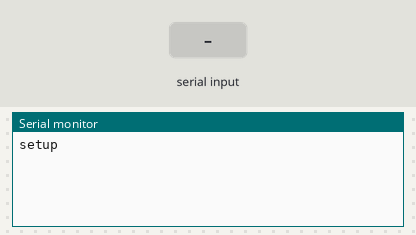
This sketch was run on a simulated Arduino Uno, built with avr-gcc and run on an emulated ATmega328P. Shown: the last lines printed to the serial monitor. The test bench sets the inputs (shaded band). No radio packets arrive unless stated.

Above: at 1.2 s.
1.3 s: "w" received over Serial
At 2.3 s:
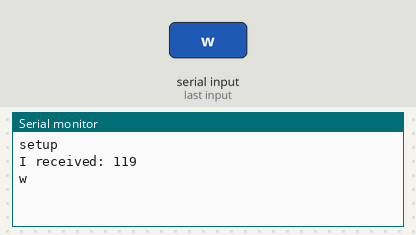
2.8 s: "s" received over Serial
At 3.4 s:
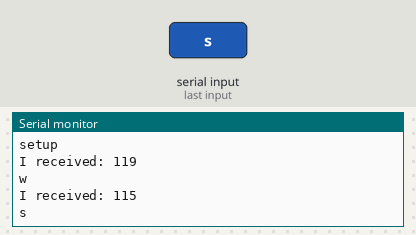
4.3 s: "a" received over Serial
At 5.5 s:
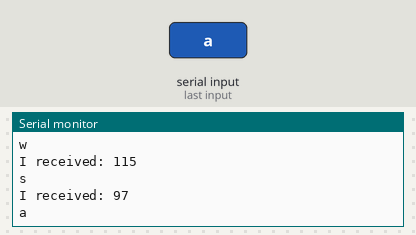
5.8 s: "d" received over Serial
At 6.9 s:
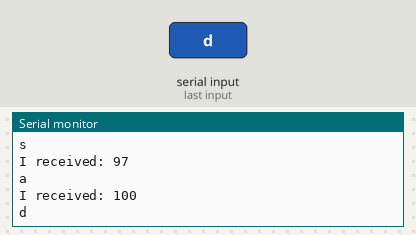
7.3 s: "1" received over Serial
At 8.0 s:
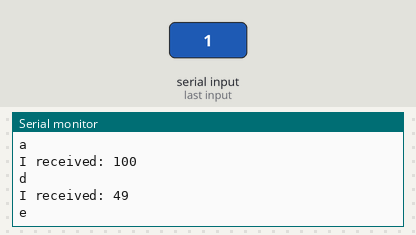
Timing chart, 0 to 9.8 s (numbered marks = the images above; inputs shaded):
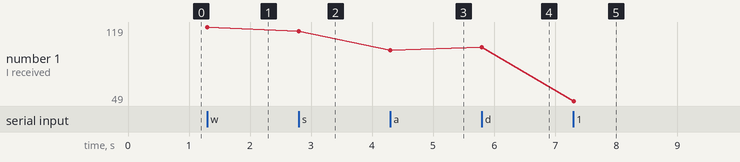

The sketch:

TX_Code.ino
```cpp
// TRANSMITTER CODE

#include <VirtualWire.h>
int cmd = 0;
void setup()
{
  Serial.begin(9600);
  Serial.println("setup");
  vw_set_ptt_inverted(true);
  vw_set_tx_pin(13);
  vw_setup(2000);
}
void loop()
{
  // send data only when you receive data:
  if (Serial.available() > 0) {
    // read the incoming byte:
      cmd = Serial.read();
    //cmd = 'w';
    // say what you got:
    Serial.print("I received: ");
    Serial.println(cmd, DEC);
  if(cmd=='w')
  {
   char *msg2 = "w";//send a to the receiver
   vw_send((uint8_t *)msg2, strlen(msg2));
   vw_wait_tx();
   Serial.println("w");
  }
  else if(cmd=='s')
  {
   char *msg2 = "s";
   vw_send((uint8_t *)msg2, strlen(msg2));
   vw_wait_tx();
   Serial.println("s");
  }
  else if(cmd == 'a')
  {
   char *msg2 = "a";
   vw_send((uint8_t *)msg2, strlen(msg2));
   vw_wait_tx();
   Serial.println("a");
  }
  else if(cmd == 'd')
  {
   char *msg2 = "d";
   vw_send((uint8_t *)msg2, strlen(msg2));
   vw_wait_tx();
   Serial.println("d");
  }
  else
  {
   char *msg2 = "e";
   vw_send((uint8_t *)msg2, strlen(msg2));
   vw_wait_tx();
   Serial.println("e");
  }
  }
  //delay(3000);
}
```

Measured:
- after the input at 1.3 s, the serial monitor: prints a new line at once (image 1)
- after the input at 2.8 s, the serial monitor: prints a new line at once (image 2)
- after the input at 4.3 s, the serial monitor: prints a new line at once (image 3)
- after the input at 5.8 s, the serial monitor: prints a new line at once (image 4)
- after the input at 7.3 s, the serial monitor: prints a new line at once (image 5)
- plotted number 1: 119 → 115 after the input at 2.8 s, 115 → 97 after the input at 4.3 s, 97 → 100 after the input at 5.8 s, 100 → 49 after the input at 7.3 s
